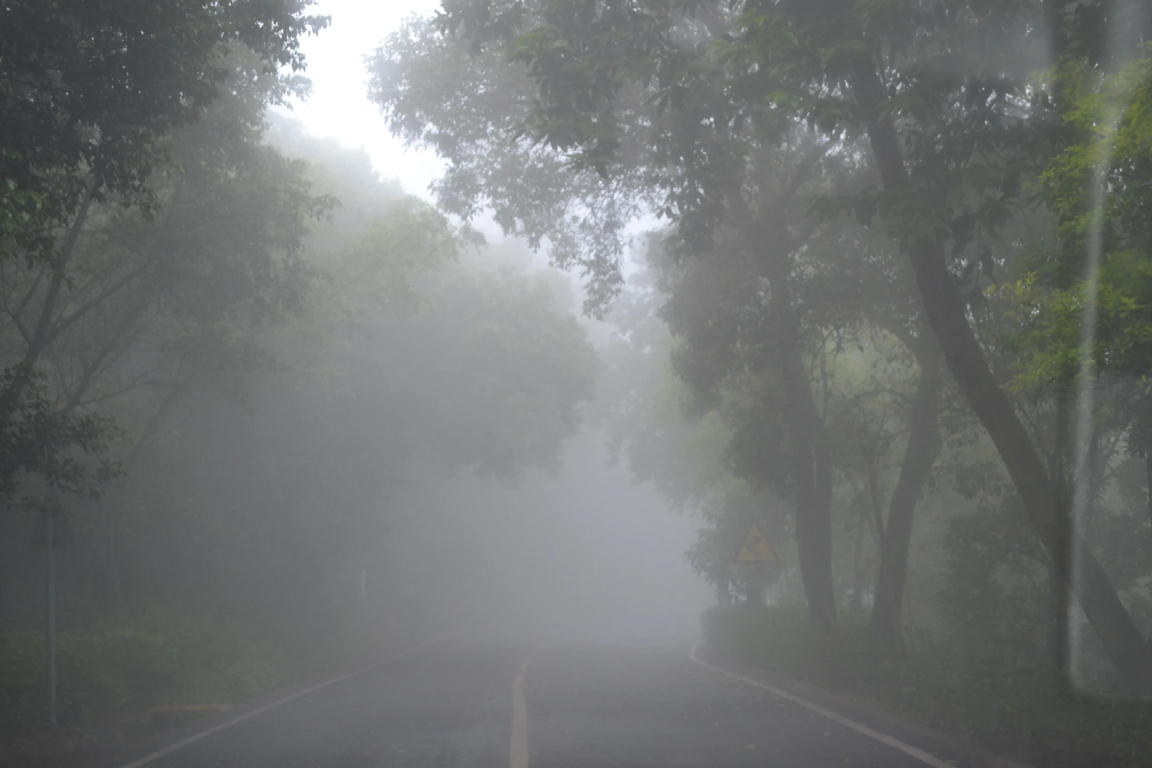
#> input picture wu.jpg, 4608 x 3072 px (shown at 1/4 size)
$ jupyter execute '去雾算法.ipynb'
#> lines starting #> are read from the running program, lines starting #| are printed output that depends on the picture
#> further down, img is the input picture: PIL image 4608x3072 RGB; mean R, G, B 113.4, 116.1, 115.3
#> in defog, `image = np.zeros(img.shape)`: image: shape (3072, 4608, 3) float64; every value is 0
[cell 1]
import matplotlib.pyplot as plt
from PIL import Image
import cv2
import numpy as np

输出两张图片，左边为有雾图像，右边为去雾图像。

[cell 2]
def minimum_Filter(img, r=7):
#> called with r = 7
    return cv2.erode(img,np.ones((2*r+1,2*r+1)))

def guided_filter(img, a, r, eps):
#> called with r = 81, eps = 0.001
    height, width = img.shape[:2]
#> height = 3072; width = 4608
    new_img = cv2.boxFilter(img, -1, (r,r))
    new_a = cv2.boxFilter(a, -1, (r,r))
    new_ia = cv2.boxFilter(img*a, -1, (r,r))
    val_ia = new_ia-new_img*new_a

    new_img2 = cv2.boxFilter(img*img, -1, (r,r))
    var_img = new_img2-new_img*new_img
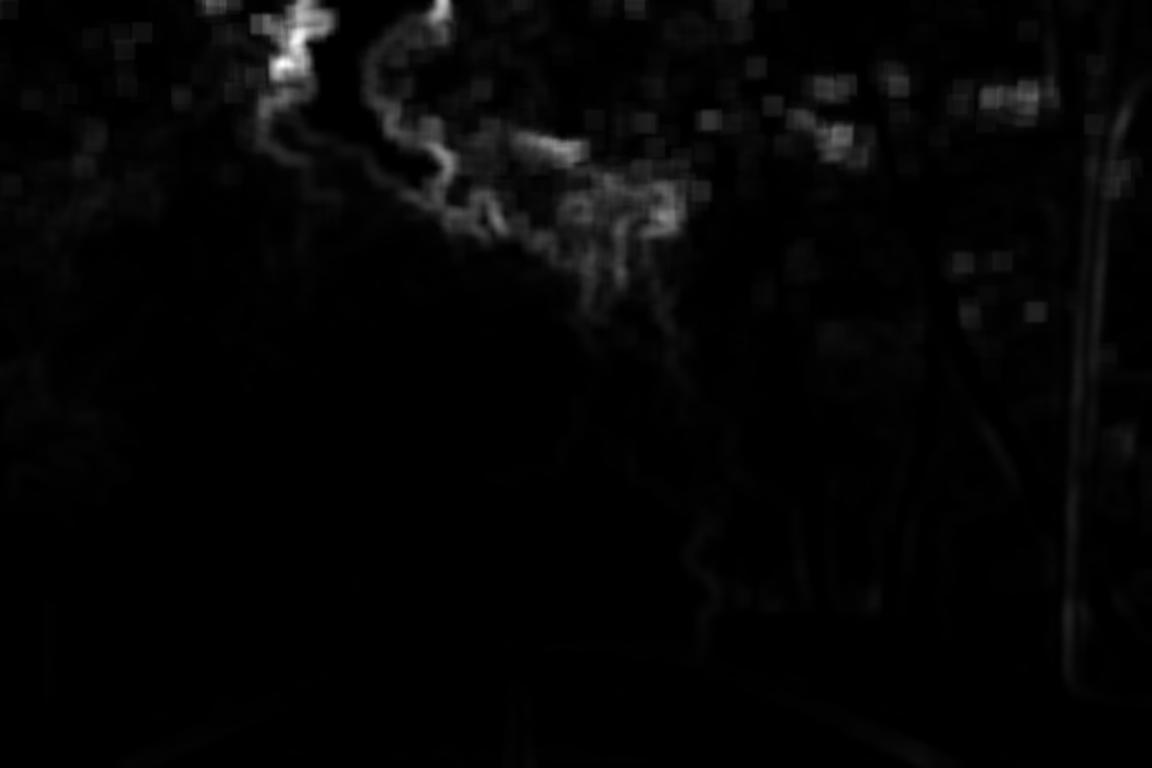
#> var_img: shape (3072, 4608) float64 (shown at 1/4 size); min -2.82e-14, max 0.0384, mean 0.00082; drawn with min black and max white

    m = val_ia/(var_img+eps)
    n = new_a-m*new_img
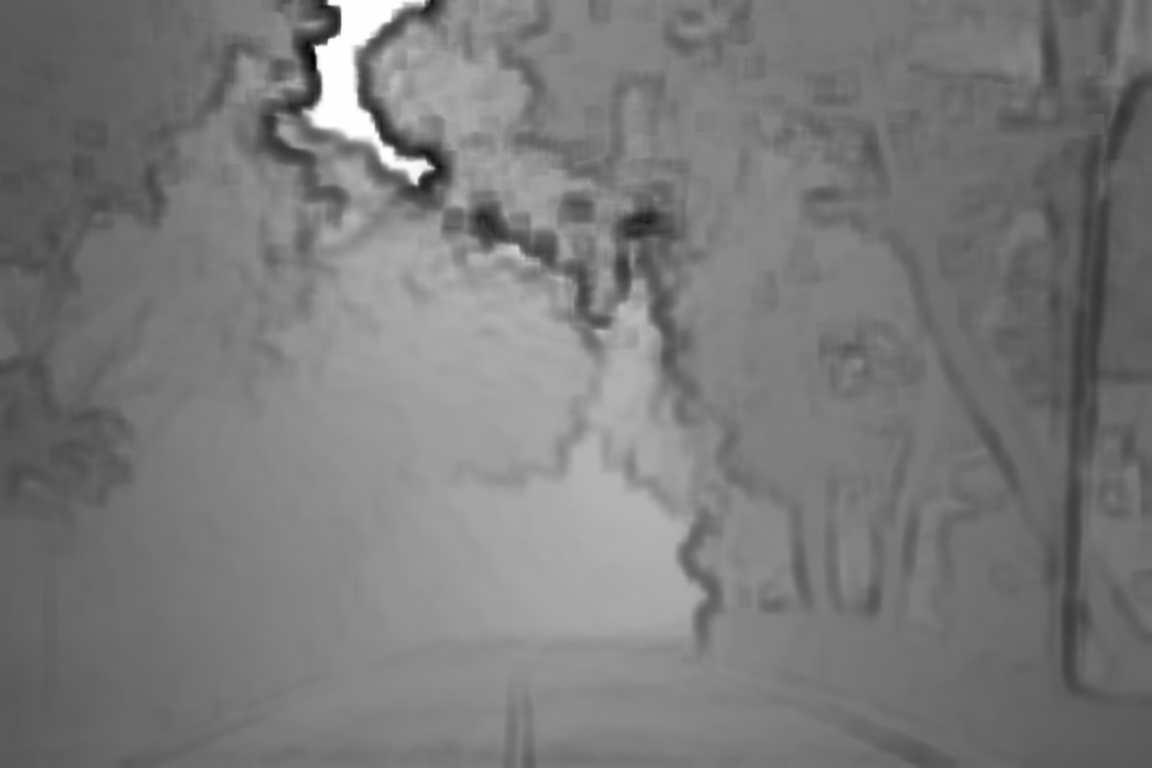
#> n: shape (3072, 4608) float64 (shown at 1/4 size); min -0.235, max 1, mean 0.358; drawn with min black and max white

    new_m = cv2.boxFilter(m, -1, (r,r))
    new_n = cv2.boxFilter(n, -1, (r,r))
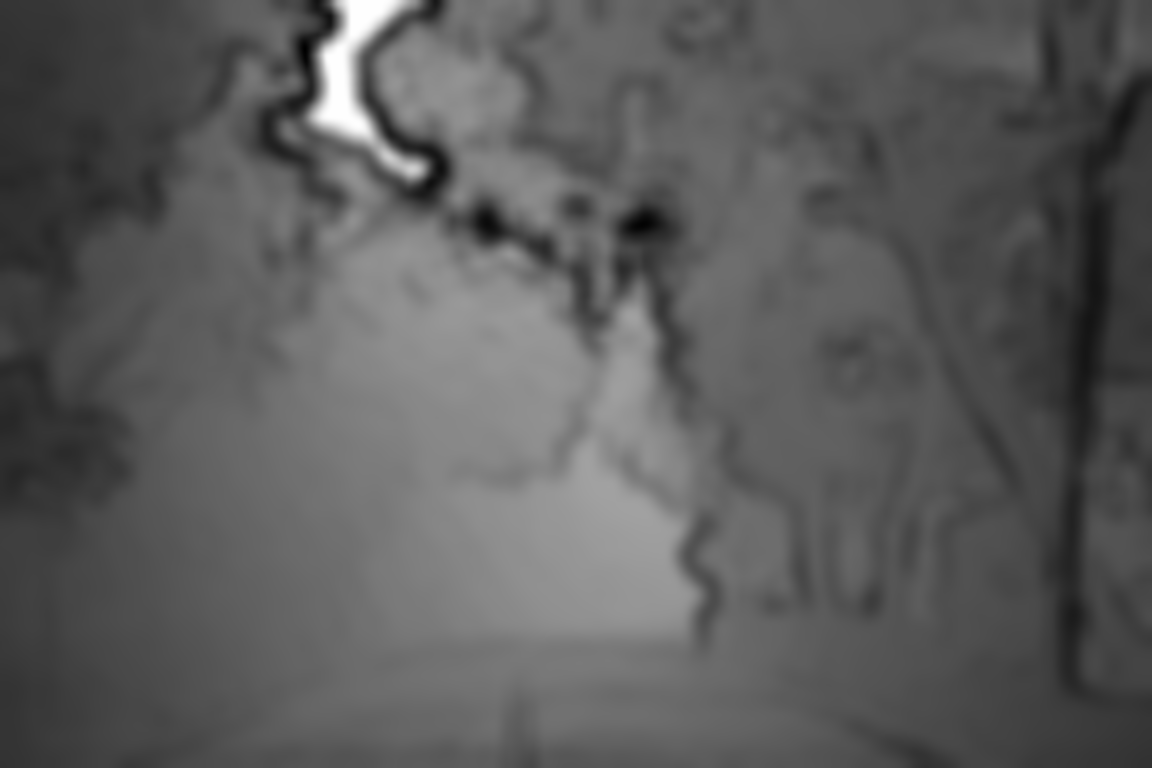
#> new_n: shape (3072, 4608) float64 (shown at 1/4 size); min -0.00345, max 1, mean 0.358; drawn with min black and max white
    return new_m*img+new_n

def getJdark(img, r, eps, w, maxJ):
    J = np.min(img,2) #暗通道图像
    J = guided_filter(J, minimum_Filter(J,7), r, eps)
    bins = 2000
    ht = np.histogram(J, bins)
    d = np.cumsum(ht[0])/float(J.size)
#> d = 2000 values from 3.74e-06 to 1
    for i in range(bins-1, 0, -1):
        if d[i]<=0.999:
            break
    A  = np.mean(img,2)[J>=ht[1][i]].max() #大气光照A
#> A = 1
#> img: shape (3072, 4608, 3) float64

    J = np.minimum(J*w, maxJ)

    return J,A

def defog(img, r=81, eps=0.001, w=0.95, maxJ=0.80):
    image = np.zeros(img.shape)
    J,A = getJdark(img, r, eps, w, maxJ)
#> A = 1
    for k in range(3):
        image[:,:,k] = (img[:,:,k]-J)/(1-J/A)
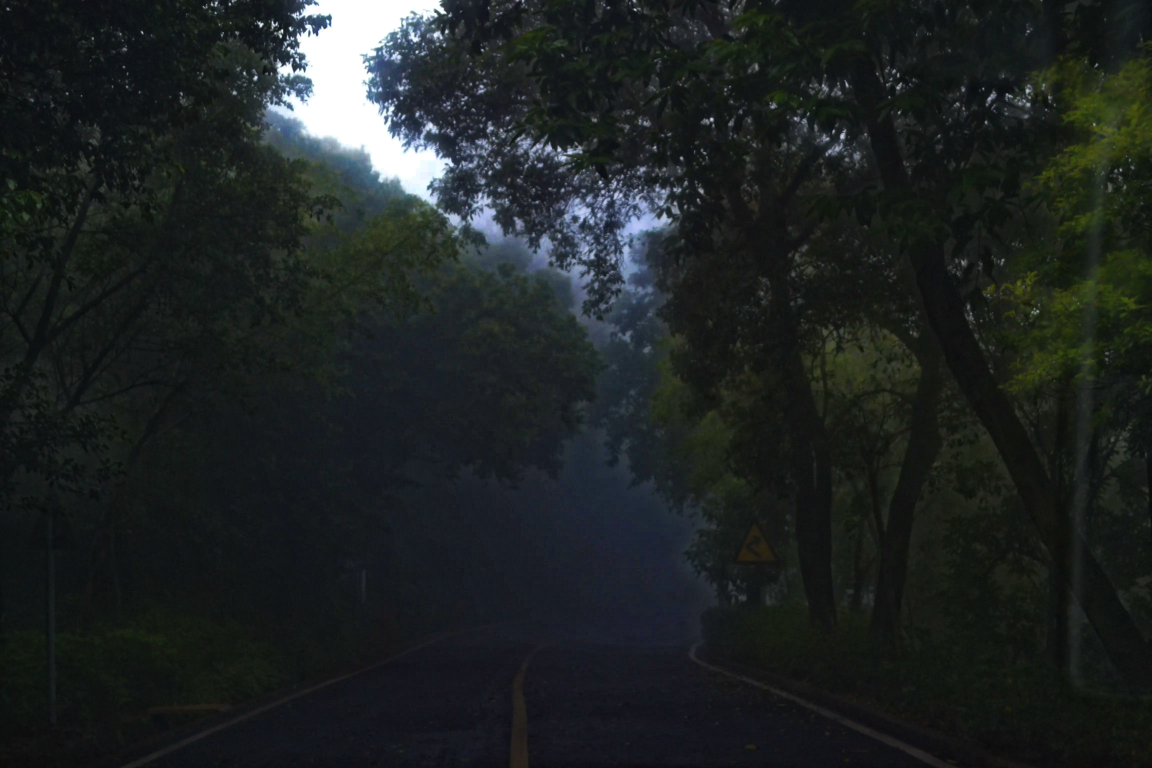
#> image: shape (3072, 4608, 3) float64 (shown at 1/4 size); mean B, G, R 0.109, 0.11, 0.0908; drawn with min black and max white
    image =  np.clip(image, 0, 1)
    return image

if __name__ == '__main__':
    img = Image.open('wu.jpg')
    m = defog(cv2.imread('wu.jpg')/255.0)*255
#> m: shape (3072, 4608, 3) float64
    cv2.imwrite('test.jpg', m)
    im1 = Image.open('test.jpg')
    plt.figure(figsize=(10, 7))
    plt.subplot(121), plt.imshow(img), plt.xticks([]), plt.yticks([])
    plt.subplot(122), plt.imshow(im1), plt.xticks([]), plt.yticks([])
    plt.tight_layout()
    plt.show()
